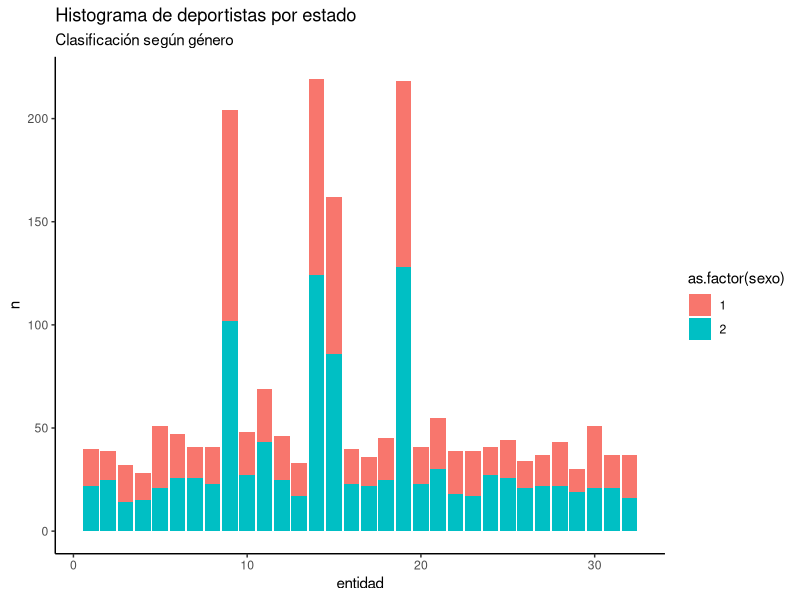
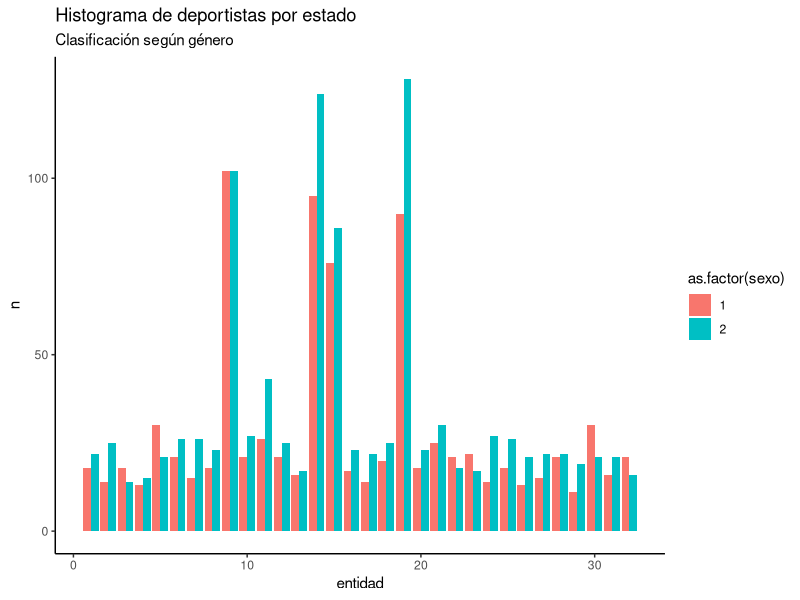
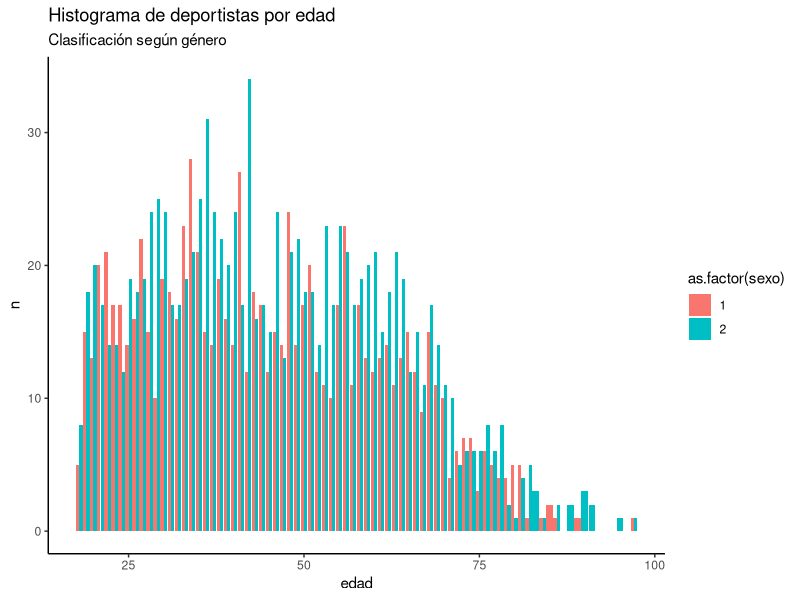
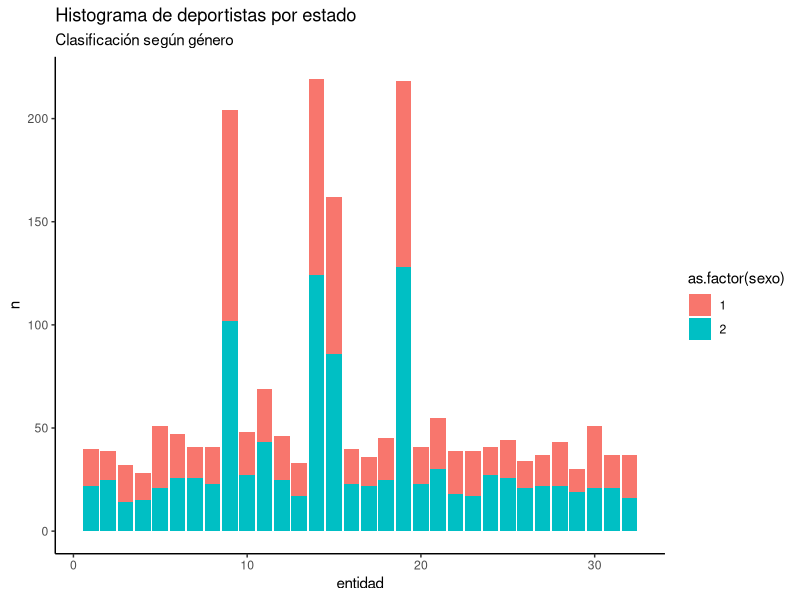
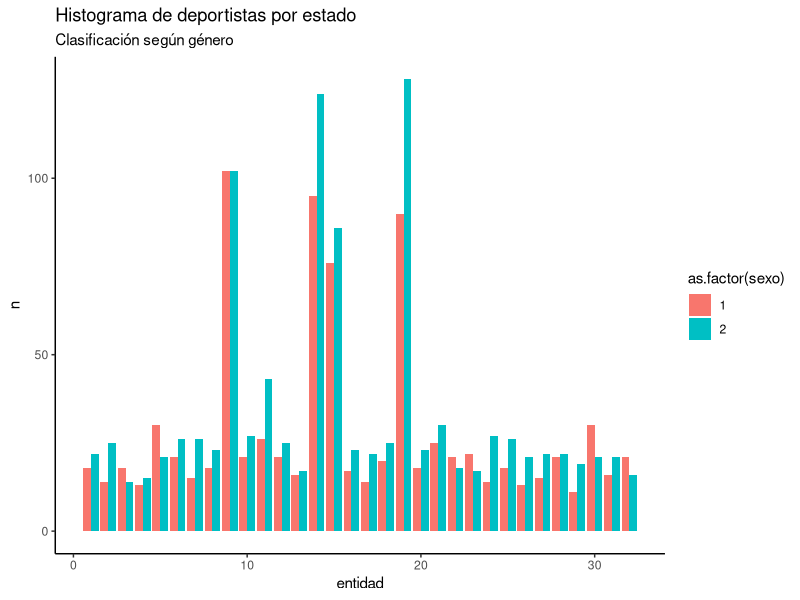
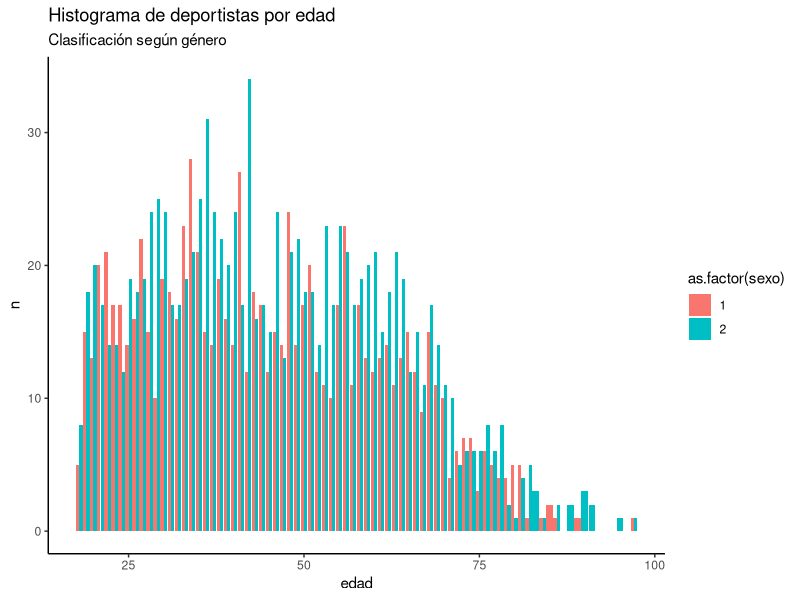

Generate these figures, in order, with R:
# Autor: Nelly Selem
#0 Vamos a usar datos del INEGI
# https://www.inegi.org.mx/programas/mopradef/
# El Módulo de Práctica Deportiva y Ejercicio Físico
# (MOPRADEF) se levantaba cada tres meses, desde noviembre de 2013; 
# y a partir de 2015, una vez al año, en el mes de noviembre. El MOPRADEF 
# tiene el propósito de generar información estadística sobre la 
#participación de hombres y mujeres de 18 años y más en la práctica de 
# algún deporte o la realización 
# de ejercicio físico en su tiempo libre; así como otras características 
# de interés sobre estas actividades físicas, para la formulación de 
#políticas públicas encaminadas a mejorar  la salud y la calidad de
# ida de los mexicanos.


# 1. Cambiar directorio
getwd()
setwd("~/R_sites/R-ladies/mopradef")
getwd()

library(ggplot2)
library(dplyr )

mopradef.df <- read.csv(file = 'conjunto_de_datos/conjunto_de_datos_mopradef_2021_11.csv')
colnames(mopradef.df)
# Me interasn año, período, entidad, sexo edad
unique(mopradef.df$anio)
unique(mopradef.df$periodo)
unique(mopradef.df$entidad)
unique(mopradef.df$sexo)
unique(mopradef.df$edad)

# Vamos a hacer x entidad, dos barras por sexo y counts
#depor_histo<-geom_histogram(mopradef.df )

# entidad, cuenta, edad
mopra_entidad<-mopradef.df %>%
  dplyr::group_by(entidad,sexo) %>%
  dplyr::count(entidad, sort = TRUE)


theme_set(theme_classic())
depor_histo<-ggplot(mopra_entidad, aes(fill=as.factor(sexo),y=n,x=entidad)) +
  geom_bar(position="stack", stat="identity")+  # change binwidth
  labs(title="Histograma de deportistas por estado", 
       subtitle="Clasificación según género")  

depor_histo

ggsave(file="depor_histo.png",depor_histo)

depor_histo<-ggplot(mopra_entidad, aes(fill=as.factor(sexo),y=n,x=entidad)) +
  geom_bar(position="dodge", stat="identity")+  # change binwidth
  labs(title="Histograma de deportistas por estado", 
       subtitle="Clasificación según género")  
depor_histo

ggsave(file="depor_histo2.png",depor_histo)

# Ejemplo de Reporte https://www.inegi.org.mx/contenidos/programas/mopradef/doc/resultados_mopradef_nov_2021.pdf

# entidad, cuenta, edad
mopra_edad<-mopradef.df %>%
  dplyr::group_by(sexo,edad) %>%
  dplyr::count(edad, sort = TRUE)


theme_set(theme_classic())
depor_edad_histo<-ggplot(mopra_edad, aes(fill=as.factor(sexo),y=n,x=edad)) +
  geom_bar(position="dodge", stat="identity")+  # change binwidth
  labs(title="Histograma de deportistas por edad", 
       subtitle="Clasificación según género")  

depor_edad_histo
ggsave(file="depor_edad_histo_2.png",depor_edad_histo)

